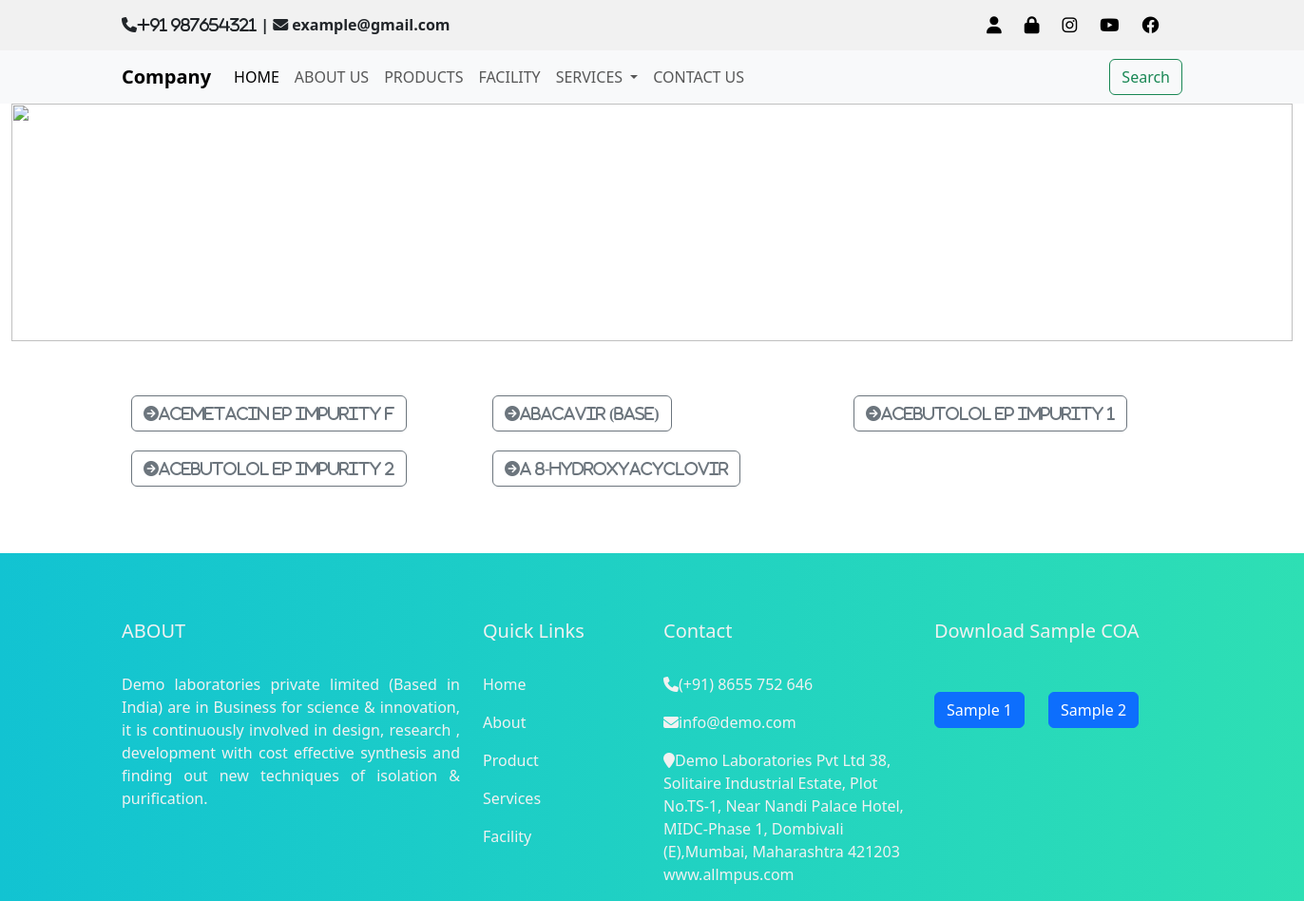
Page /products on the committed database.
### www/models.py (models this page shows)
class fromula(models.Model):
    Product_name=models.CharField(max_length=25)
    CAT_NO= models.CharField(max_length=40)
    Chemical_name= models.CharField(max_length=100)
    Molecular_Formula= models.CharField(max_length=40)
    Molecular_Weight= models.IntegerField()
    CAS_Number= models.CharField(max_length=40)
    Solubility= models.CharField(max_length=40)
    Storage= models.CharField(max_length=40)
    Keywords= models.CharField(max_length=40)
    Purity_by_HPLC= models.CharField(max_length=40)
    Inventory_status= models.CharField(max_length=40)
    image= CloudinaryField('image')

### www/views.py (the view)
# urls.py: path('products',views.products,name='products'),
def products(request):
    data= fromula.objects.filter(Product_name__startswith='A')
    return render(request,'products.html',{'data':data})

### templates/products.html (shortened to what this page needs)
{% include 'navbar.html' %}
<div class="container-fluid">
    <div class="center">
        <img class="img" src="https://images.pexels.com/photos/831079/pexels-photo-831079.jpeg?auto=compress&cs=tinysrgb&w=1260&h=750&dpr=1" height="200px" width="100%"  alt="">
        <ul >
        <div class=" a d-flex">
              <li><a class="ok" href="{% url 'products' %}">A</a></li>
              <li><a class="ok" href="{% url 'B' %}">B</a></li>
            <li><a class="ok" href="{% url 'C' %}">C</a></li>
            <li><a class="ok" href="">D</a></li>
            <li><a class="ok" href="">E</a></li>
            <li><a class="ok" href="">F</a></li>
            <li><a class="ok" href="">G</a></li>
            <li><a class="ok" href="">H</a></li>
            <li><a class="ok" href="">I</a></li>
            <li><a class="ok" href="">J</a></li>
            <li><a class="ok" href="">K</a></li>
            <li><a class="ok" href="">L</a></li>
            <li><a class="ok" href="">M</a></li>
            <li><a class="ok" href="">N</a></li>
            <li><a class="ok" href="">O</a></li>
            <li><a class="ok" href="">P</a></li>
            <li><a class="ok" href="">Q</a></li>
            <li><a class="ok" href="">R</a></li>
            <li><a class="ok" href="">S</a></li>
            <li><a class="ok" href="">T</a></li>
            <li><a class="ok" href="">U</a></li>
            <li><a class="ok" href="">V</a></li>
            <li><a class="ok" href="">W</a></li>
            <li><a class="ok" href="">X</a></li>
            <li><a class="ok" href="">Y</a></li>
            <li><a class="ok" href="">Z</a></li>
        </ul>
    </div>
    </div>
<div class="main container">
    <div class="row">
        {% for i in data %}
        <div class="col-lg-4">
            <div class="d-grid gap-2">
                <a style="padding: 10px;" href="{% url 'readmore' i.id %}"> <button  class="btn btn-outline-secondary" type="button">  <i class="fa fa-arrow-circle-right">{{i.Product_name}}</i></button>
                </a> </div>
        </div>
        {% endfor %}
    </div>
</div>
       <div class="edufair-footer-1x padding-bottom-large">
        <div class="edufair-footer-content">
              <div class="container">
                  <div class="row">
                      <div class="col-md-4 edufair-footer-address">
                      <h5>ABOUT</h5><br>
                          <p style="text-align:justify;">Demo laboratories private limited (Based in India) are in Business for science &amp; innovation,
                          it is continuously involved in design, research , development with cost effective synthesis
                          and finding out new techniques of isolation &amp; purification.</p>
                      </div>
                      <div class="col-md-2">
<h5>Quick Links</h5><br>
<p>Home </p>
<p>About </p>
<p>Product </p>
<p>Services </p>
<p>Facility </p>
                      </div>
                      <div class="col-md-3">
                      <h5>Contact</h5><br>
                      <p> <i class="fa fa-phone"></i>(+91) 8655 752 646 </p>
                              <p> <i class="fa fa-envelope"></i>info@demo.com </p>
                              <p> <i class="fa fa-map-marker"></i>Demo Laboratories Pvt Ltd 38,
                              Solitaire Industrial Estate,
                              Plot No.TS-1, Near Nandi Palace Hotel,
                              MIDC-Phase 1, Dombivali (E),Mumbai, Maharashtra 421203
                              www.allmpus.com</p>
                      </div>
                      <div class="col-md-3">	<h5>Download Sample COA</h5><br>
<a class="edufair-course-text" href="#"><button type="button" class="btn btn-primary">Sample 1</button></a> &nbsp;&nbsp;&nbsp;&nbsp; <a class="edufair-course-text" href="#"><button type="button" class="btn btn-primary">Sample 2</button></a>
                      </div>
                      </div>
                  </div>
              </div>
        </div>

### templates/products.html (style rules this page uses)
.ok { margin: 40px 18px; text-decoration: none; font-weight: 800; font-size: 18px; color: white; }
ul li { list-style-type: none; }
.img { width: 100%; height: 250px; }
.a.d-flex { position: relative; margin-top: -135px; margin-left: 70px; }
.main.container { margin-top: 52px; margin-top: 155px; }
.edufair-footer-1x { background: linear-gradient(to right, #12C3D2, #2edfb4 ); width: 100%; color: #f1f1f1; padding-top: 70px; margin-top: 60px; }

### rows in the picture
fromula: Product_name "ACEMETACIN EP IMPURITY F"
fromula: Product_name "Abacavir (Base)"
fromula: Product_name "ACEBUTOLOL EP IMPURITY 1"
fromula: Product_name "ACEBUTOLOL EP IMPURITY 2"
fromula: Product_name "A 8-HYDROXYACYCLOVIR"
